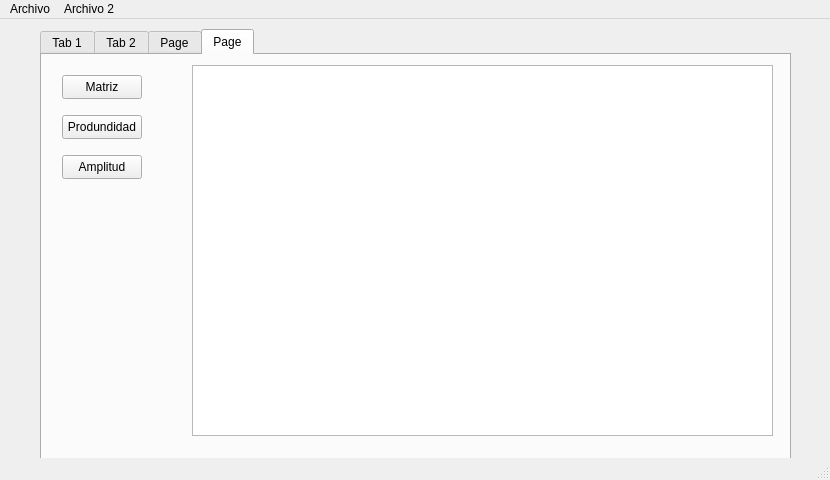
<?xml version="1.0" encoding="UTF-8"?>
<ui version="4.0">
 <class>MainWindow</class>
 <widget class="QMainWindow" name="MainWindow">
  <property name="geometry">
   <rect>
    <x>0</x>
    <y>0</y>
    <width>830</width>
    <height>480</height>
   </rect>
  </property>
  <property name="windowTitle">
   <string>MainWindow</string>
  </property>
  <widget class="QWidget" name="centralwidget">
   <widget class="QTabWidget" name="tabWidget">
    <property name="geometry">
     <rect>
      <x>40</x>
      <y>10</y>
      <width>751</width>
      <height>431</height>
     </rect>
    </property>
    <property name="currentIndex">
     <number>3</number>
    </property>
    <widget class="QWidget" name="tab">
     <attribute name="title">
      <string>Tab 1</string>
     </attribute>
     <widget class="QProgressBar" name="progressBar">
      <property name="geometry">
       <rect>
        <x>280</x>
        <y>290</y>
        <width>191</width>
        <height>41</height>
       </rect>
      </property>
      <property name="value">
       <number>24</number>
      </property>
     </widget>
     <widget class="QLabel" name="label_8">
      <property name="geometry">
       <rect>
        <x>260</x>
        <y>40</y>
        <width>191</width>
        <height>61</height>
       </rect>
      </property>
      <property name="font">
       <font>
        <family>Segoe UI</family>
        <pointsize>18</pointsize>
        <italic>false</italic>
        <bold>false</bold>
       </font>
      </property>
      <property name="text">
       <string>Total de neuronas</string>
      </property>
     </widget>
     <widget class="QLCDNumber" name="lcdNumber">
      <property name="geometry">
       <rect>
        <x>320</x>
        <y>160</y>
        <width>101</width>
        <height>111</height>
       </rect>
      </property>
     </widget>
     <widget class="QPlainTextEdit" name="plainTextEdit">
      <property name="geometry">
       <rect>
        <x>480</x>
        <y>30</y>
        <width>261</width>
        <height>361</height>
       </rect>
      </property>
     </widget>
     <widget class="QPushButton" name="pushButton_2">
      <property name="geometry">
       <rect>
        <x>580</x>
        <y>0</y>
        <width>80</width>
        <height>24</height>
       </rect>
      </property>
      <property name="text">
       <string>Mostrar</string>
      </property>
     </widget>
     <widget class="QWidget" name="formLayoutWidget">
      <property name="geometry">
       <rect>
        <x>30</x>
        <y>140</y>
        <width>191</width>
        <height>221</height>
       </rect>
      </property>
      <layout class="QFormLayout" name="formLayout">
       <item row="0" column="0">
        <widget class="QLabel" name="label">
         <property name="text">
          <string>id</string>
         </property>
        </widget>
       </item>
       <item row="1" column="0">
        <widget class="QLabel" name="label_2">
         <property name="text">
          <string>voltaje</string>
         </property>
        </widget>
       </item>
       <item row="2" column="0">
        <widget class="QLabel" name="label_3">
         <property name="text">
          <string>posicion x</string>
         </property>
        </widget>
       </item>
       <item row="3" column="0">
        <widget class="QLabel" name="label_4">
         <property name="text">
          <string>posicion y</string>
         </property>
        </widget>
       </item>
       <item row="4" column="0">
        <widget class="QLabel" name="label_5">
         <property name="text">
          <string>red</string>
         </property>
        </widget>
       </item>
       <item row="5" column="0">
        <widget class="QLabel" name="label_6">
         <property name="text">
          <string>green</string>
         </property>
        </widget>
       </item>
       <item row="6" column="0">
        <widget class="QLabel" name="label_7">
         <property name="text">
          <string>blue</string>
         </property>
        </widget>
       </item>
       <item row="0" column="1">
        <widget class="QSpinBox" name="spinBox">
         <property name="maximum">
          <number>1000</number>
         </property>
        </widget>
       </item>
       <item row="1" column="1">
        <widget class="QDoubleSpinBox" name="doubleSpinBox">
         <property name="maximum">
          <double>100000000.000000000000000</double>
         </property>
        </widget>
       </item>
       <item row="2" column="1">
        <widget class="QSpinBox" name="spinBox_2">
         <property name="maximum">
          <number>10000</number>
         </property>
        </widget>
       </item>
       <item row="3" column="1">
        <widget class="QSpinBox" name="spinBox_3">
         <property name="maximum">
          <number>1000</number>
         </property>
        </widget>
       </item>
       <item row="4" column="1">
        <widget class="QSpinBox" name="spinBox_4">
         <property name="maximum">
          <number>10000</number>
         </property>
        </widget>
       </item>
       <item row="5" column="1">
        <widget class="QSpinBox" name="spinBox_5">
         <property name="maximum">
          <number>1000</number>
         </property>
        </widget>
       </item>
       <item row="6" column="1">
        <widget class="QSpinBox" name="spinBox_6">
         <property name="maximum">
          <number>10000</number>
         </property>
        </widget>
       </item>
      </layout>
     </widget>
     <widget class="QPushButton" name="pushButton">
      <property name="geometry">
       <rect>
        <x>10</x>
        <y>70</y>
        <width>101</width>
        <height>31</height>
       </rect>
      </property>
      <property name="text">
       <string>Añadir Inicio</string>
      </property>
     </widget>
     <widget class="QPushButton" name="pushButton_3">
      <property name="geometry">
       <rect>
        <x>120</x>
        <y>70</y>
        <width>81</width>
        <height>31</height>
       </rect>
      </property>
      <property name="text">
       <string>Añadir Final</string>
      </property>
     </widget>
    </widget>
    <widget class="QWidget" name="tab_2">
     <attribute name="title">
      <string>Tab 2</string>
     </attribute>
     <widget class="QLineEdit" name="lineEdit">
      <property name="geometry">
       <rect>
        <x>10</x>
        <y>30</y>
        <width>261</width>
        <height>24</height>
       </rect>
      </property>
     </widget>
     <widget class="QPushButton" name="pushButton_4">
      <property name="geometry">
       <rect>
        <x>90</x>
        <y>0</y>
        <width>80</width>
        <height>24</height>
       </rect>
      </property>
      <property name="text">
       <string>Buscar </string>
      </property>
     </widget>
     <widget class="QTableWidget" name="tableWidget">
      <property name="geometry">
       <rect>
        <x>10</x>
        <y>70</y>
        <width>261</width>
        <height>291</height>
       </rect>
      </property>
      <column>
       <property name="text">
        <string>ID</string>
       </property>
      </column>
      <column>
       <property name="text">
        <string>Voltaje</string>
       </property>
      </column>
      <column>
       <property name="text">
        <string>X</string>
       </property>
      </column>
      <column>
       <property name="text">
        <string>New Column</string>
       </property>
      </column>
      <column>
       <property name="text">
        <string>R</string>
       </property>
      </column>
      <column>
       <property name="text">
        <string>G</string>
       </property>
      </column>
      <column>
       <property name="text">
        <string>B</string>
       </property>
      </column>
     </widget>
     <widget class="QPushButton" name="pushButton_6">
      <property name="geometry">
       <rect>
        <x>280</x>
        <y>10</y>
        <width>111</width>
        <height>21</height>
       </rect>
      </property>
      <property name="text">
       <string>Ordenar por Id</string>
      </property>
     </widget>
     <widget class="QPushButton" name="pushButton_7">
      <property name="geometry">
       <rect>
        <x>400</x>
        <y>10</y>
        <width>111</width>
        <height>21</height>
       </rect>
      </property>
      <property name="text">
       <string>Ordenar por Voltaje</string>
      </property>
     </widget>
    </widget>
    <widget class="QWidget" name="tab_3">
     <attribute name="title">
      <string>Page</string>
     </attribute>
     <widget class="QGraphicsView" name="graphicsView">
      <property name="geometry">
       <rect>
        <x>10</x>
        <y>40</y>
        <width>731</width>
        <height>351</height>
       </rect>
      </property>
     </widget>
     <widget class="QPushButton" name="pushButton_5">
      <property name="geometry">
       <rect>
        <x>340</x>
        <y>10</y>
        <width>80</width>
        <height>24</height>
       </rect>
      </property>
      <property name="text">
       <string>Dibujar</string>
      </property>
     </widget>
    </widget>
    <widget class="QWidget" name="tab_4">
     <attribute name="title">
      <string>Page</string>
     </attribute>
     <widget class="QPushButton" name="pushButton_8">
      <property name="geometry">
       <rect>
        <x>20</x>
        <y>20</y>
        <width>80</width>
        <height>24</height>
       </rect>
      </property>
      <property name="text">
       <string>Matriz</string>
      </property>
     </widget>
     <widget class="QPlainTextEdit" name="plainTextEdit_2">
      <property name="geometry">
       <rect>
        <x>150</x>
        <y>10</y>
        <width>581</width>
        <height>371</height>
       </rect>
      </property>
     </widget>
     <widget class="QPushButton" name="pushButton_9">
      <property name="geometry">
       <rect>
        <x>20</x>
        <y>60</y>
        <width>80</width>
        <height>24</height>
       </rect>
      </property>
      <property name="text">
       <string>Produndidad</string>
      </property>
     </widget>
     <widget class="QPushButton" name="pushButton_10">
      <property name="geometry">
       <rect>
        <x>20</x>
        <y>100</y>
        <width>80</width>
        <height>24</height>
       </rect>
      </property>
      <property name="text">
       <string>Amplitud</string>
      </property>
     </widget>
    </widget>
   </widget>
  </widget>
  <widget class="QMenuBar" name="menubar">
   <property name="geometry">
    <rect>
     <x>0</x>
     <y>0</y>
     <width>830</width>
     <height>21</height>
    </rect>
   </property>
   <widget class="QMenu" name="menuArchivo">
    <property name="title">
     <string>Archivo</string>
    </property>
    <addaction name="actionAbrir_archivo"/>
   </widget>
   <widget class="QMenu" name="menuArchivo_2">
    <property name="title">
     <string>Archivo 2</string>
    </property>
    <addaction name="actionGuardar_2"/>
   </widget>
   <addaction name="menuArchivo"/>
   <addaction name="menuArchivo_2"/>
  </widget>
  <widget class="QStatusBar" name="statusbar"/>
  <action name="actionAbrir_archivo">
   <property name="text">
    <string>Abrir</string>
   </property>
  </action>
  <action name="actionGuardar">
   <property name="text">
    <string>Guardar</string>
   </property>
  </action>
  <action name="actionGuardar_2">
   <property name="text">
    <string>Guardar</string>
   </property>
  </action>
 </widget>
 <resources/>
 <connections/>
</ui>
